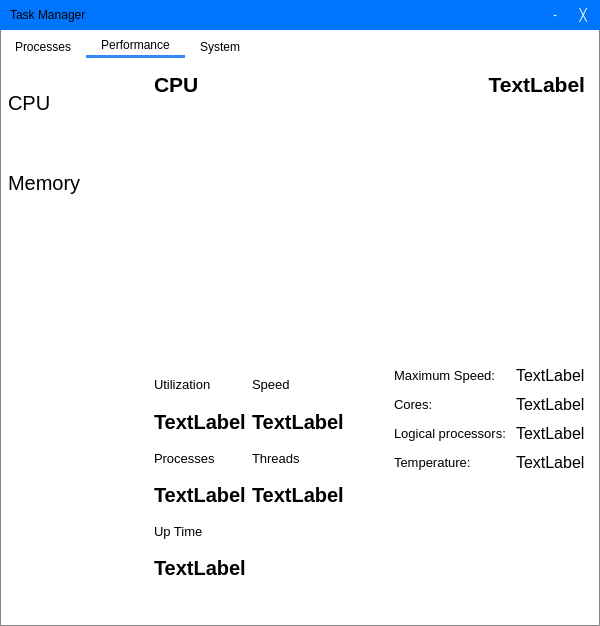
<?xml version="1.0" encoding="UTF-8"?>
<ui version="4.0">
 <class>MainWindow</class>
 <widget class="QMainWindow" name="MainWindow">
  <property name="geometry">
   <rect>
    <x>0</x>
    <y>0</y>
    <width>600</width>
    <height>626</height>
   </rect>
  </property>
  <property name="minimumSize">
   <size>
    <width>590</width>
    <height>540</height>
   </size>
  </property>
  <property name="windowTitle">
   <string>TaskManager</string>
  </property>
  <property name="styleSheet">
   <string notr="true">QMainWindow{
	background-color:white;
	border-radius:1px;
	border:1px solid rgb(130, 130, 130);
}

QTabBar::tab{
	color:black;
	background: transparent;
	border: none;
	padding-left: 15px;
	padding-right: 15px;
	padding-top: 3px;
	padding-bottom: 3px;
}

QTabBar::tab:selected {
	border-bottom : 3px solid rgb(51, 136, 255);
	padding-bottom: 3px;
}

QTabBar::tab:hover:!selected{
	color:rgb(190, 190, 190);
	padding-bottom: 3px;
}

QTabWidget::pane{
	border:none;
}

QTreeView::item:selected{
	background-color: rgb(205,232,255);
	color:black;
}

QTreeView::item:hover:!selected {
    background-color: rgb(229, 243, 255);
} 

QTreeView::item{
	min-height:30px;
}

QTreeView::branch:selected{
	background:rgb(205,232,255);
}

QTreeView::branch:hover:!selected{
	background:rgb(229, 243, 255);
}

QHeaderView::section {
	min-height:50px;
	border:none;
	border-right:1px solid qlineargradient(spread:pad, x1:0.484, y1:0.994318, x2:0.489, y2:0.244, stop:0 rgba(165, 165, 165, 255), stop:1 rgba(255, 255, 255, 255));
	border-bottom:1px solid rgb(189, 189, 189);
	background-color:white;
}

QHeaderView::section:hover{
	background-color:rgb(229, 243, 255);
}


QPushButton{
 	background-color:rgb(51,133,255);
	border:none;
	color:rgb(255,255,255);
	font: 16pt &quot;Segoe UI&quot;;
}

QPushButton:hover{
	background-color:rgb(49,126,243);
	border:none
}

QPushButton:pressed{
	background-color:rgb(48,117,220);
	border:none}

QPushButton#minimizeButton{
	background:transparent;
	border:none;
	color:rgb(255,255,255);
	font: 20pt &quot;Segoe UI&quot;;
}
QPushButton#minimizeButton:hover{
	background-color:rgba(255,255,255,150);
}
QPushButton#minimizeButton:pressed{
	background-color:rgba(255,255,255,120);
}

QPushButton#closeButton{
	background:transparent;
	border:none;
	color:rgb(255,255,255);
	font: 20pt &quot;Segoe UI&quot;;
}
QPushButton#closeButton:hover{
	background-color:rgba(255,255,255,150);
}
QPushButton#closeButton:pressed{
	background-color:rgba(255,255,255,120);
}

QLabel#titleLabel{
	font:16pt white &quot;Segoe UI&quot; ;
}

QWidget#titleWidget{
	background-color:rgb(0, 118, 255);
}

QListView{
	background:transparent;
	border:none;
}

QListView::item:selected{
	background-color: rgb(205,232,255);
	color:black;
	border:1px solid rgb(17, 125, 187);
}

QListView::item:hover:!selected {
   background-color: rgb(229, 243, 255);
	border:1px solid rgb(17, 125, 187);
} 

QListView::item{
	min-height:80px;
}

</string>
  </property>
  <widget class="QWidget" name="centralWidget">
   <property name="styleSheet">
    <string notr="true"/>
   </property>
   <layout class="QVBoxLayout" name="verticalLayout">
    <property name="spacing">
     <number>5</number>
    </property>
    <property name="leftMargin">
     <number>0</number>
    </property>
    <property name="topMargin">
     <number>0</number>
    </property>
    <property name="rightMargin">
     <number>0</number>
    </property>
    <property name="bottomMargin">
     <number>0</number>
    </property>
    <item>
     <widget class="QWidget" name="titleWidget" native="true">
      <property name="minimumSize">
       <size>
        <width>0</width>
        <height>30</height>
       </size>
      </property>
      <property name="maximumSize">
       <size>
        <width>16777215</width>
        <height>30</height>
       </size>
      </property>
      <property name="styleSheet">
       <string notr="true"/>
      </property>
      <layout class="QHBoxLayout" name="horizontalLayout_2" stretch="3,1,1">
       <property name="spacing">
        <number>0</number>
       </property>
       <property name="leftMargin">
        <number>10</number>
       </property>
       <property name="topMargin">
        <number>0</number>
       </property>
       <property name="rightMargin">
        <number>0</number>
       </property>
       <property name="bottomMargin">
        <number>0</number>
       </property>
       <item>
        <widget class="QLabel" name="titleLabel">
         <property name="text">
          <string>Task Manager</string>
         </property>
        </widget>
       </item>
       <item>
        <widget class="QPushButton" name="minimizeButton">
         <property name="maximumSize">
          <size>
           <width>30</width>
           <height>16777215</height>
          </size>
         </property>
         <property name="text">
          <string>-</string>
         </property>
        </widget>
       </item>
       <item>
        <widget class="QPushButton" name="closeButton">
         <property name="maximumSize">
          <size>
           <width>30</width>
           <height>16777215</height>
          </size>
         </property>
         <property name="text">
          <string>╳ </string>
         </property>
        </widget>
       </item>
      </layout>
     </widget>
    </item>
    <item>
     <widget class="QTabWidget" name="centralTabWidget">
      <property name="styleSheet">
       <string notr="true"/>
      </property>
      <property name="currentIndex">
       <number>1</number>
      </property>
      <widget class="QWidget" name="processTab">
       <attribute name="title">
        <string>Processes</string>
       </attribute>
       <layout class="QVBoxLayout" name="verticalLayout_2">
        <property name="spacing">
         <number>0</number>
        </property>
        <property name="leftMargin">
         <number>0</number>
        </property>
        <property name="topMargin">
         <number>0</number>
        </property>
        <property name="rightMargin">
         <number>0</number>
        </property>
        <property name="bottomMargin">
         <number>0</number>
        </property>
        <item>
         <widget class="QTreeView" name="processView"/>
        </item>
        <item>
         <widget class="QWidget" name="killProcessWidget" native="true">
          <layout class="QHBoxLayout" name="horizontalLayout">
           <property name="spacing">
            <number>0</number>
           </property>
           <property name="leftMargin">
            <number>480</number>
           </property>
           <property name="topMargin">
            <number>8</number>
           </property>
           <property name="rightMargin">
            <number>30</number>
           </property>
           <property name="bottomMargin">
            <number>8</number>
           </property>
           <item>
            <widget class="QPushButton" name="killProcessButton">
             <property name="text">
              <string>Kill</string>
             </property>
            </widget>
           </item>
          </layout>
         </widget>
        </item>
       </layout>
      </widget>
      <widget class="QWidget" name="performanceTab">
       <attribute name="title">
        <string>Performance</string>
       </attribute>
       <layout class="QHBoxLayout" name="horizontalLayout_3" stretch="1,0">
        <property name="spacing">
         <number>10</number>
        </property>
        <property name="leftMargin">
         <number>5</number>
        </property>
        <property name="topMargin">
         <number>5</number>
        </property>
        <property name="rightMargin">
         <number>15</number>
        </property>
        <property name="bottomMargin">
         <number>0</number>
        </property>
        <item>
         <widget class="QListWidget" name="usageOptionList">
          <property name="viewMode">
           <enum>QListView::ListMode</enum>
          </property>
          <item>
           <property name="text">
            <string>CPU</string>
           </property>
           <property name="font">
            <font>
             <pointsize>15</pointsize>
            </font>
           </property>
          </item>
          <item>
           <property name="text">
            <string>Memory</string>
           </property>
           <property name="font">
            <font>
             <pointsize>15</pointsize>
            </font>
           </property>
          </item>
         </widget>
        </item>
        <item>
         <widget class="QStackedWidget" name="stackedWidget">
          <property name="currentIndex">
           <number>0</number>
          </property>
          <widget class="QWidget" name="cpuPage">
           <layout class="QVBoxLayout" name="verticalLayout_4" stretch="1,6,6">
            <property name="spacing">
             <number>0</number>
            </property>
            <property name="leftMargin">
             <number>0</number>
            </property>
            <property name="topMargin">
             <number>0</number>
            </property>
            <property name="rightMargin">
             <number>0</number>
            </property>
            <property name="bottomMargin">
             <number>0</number>
            </property>
            <item>
             <layout class="QHBoxLayout" name="horizontalLayout_4" stretch="1,5">
              <property name="spacing">
               <number>0</number>
              </property>
              <property name="leftMargin">
               <number>5</number>
              </property>
              <item>
               <widget class="QLabel" name="cpuLabel">
                <property name="palette">
                 <palette>
                  <active/>
                  <inactive/>
                  <disabled/>
                 </palette>
                </property>
                <property name="font">
                 <font>
                  <family>Segoe UI</family>
                  <pointsize>16</pointsize>
                  <weight>75</weight>
                  <bold>true</bold>
                 </font>
                </property>
                <property name="text">
                 <string>CPU</string>
                </property>
               </widget>
              </item>
              <item>
               <widget class="QLabel" name="cpuName">
                <property name="palette">
                 <palette>
                  <active/>
                  <inactive/>
                  <disabled/>
                 </palette>
                </property>
                <property name="font">
                 <font>
                  <family>Segoe UI</family>
                  <pointsize>16</pointsize>
                  <weight>75</weight>
                  <bold>true</bold>
                 </font>
                </property>
                <property name="text">
                 <string>TextLabel</string>
                </property>
                <property name="alignment">
                 <set>Qt::AlignRight|Qt::AlignTrailing|Qt::AlignVCenter</set>
                </property>
               </widget>
              </item>
             </layout>
            </item>
            <item>
             <widget class="UsagePlot" name="cpuUsagePLot" native="true"/>
            </item>
            <item>
             <layout class="QHBoxLayout" name="horizontalLayout_5">
              <property name="spacing">
               <number>10</number>
              </property>
              <property name="leftMargin">
               <number>5</number>
              </property>
              <item>
               <layout class="QVBoxLayout" name="verticalLayout_3" stretch="4,1,1">
                <property name="spacing">
                 <number>0</number>
                </property>
                <property name="bottomMargin">
                 <number>40</number>
                </property>
                <item>
                 <layout class="QGridLayout" name="gridLayout">
                  <property name="verticalSpacing">
                   <number>0</number>
                  </property>
                  <item row="0" column="1">
                   <widget class="QLabel" name="label_3">
                    <property name="palette">
                     <palette>
                      <active/>
                      <inactive/>
                      <disabled/>
                     </palette>
                    </property>
                    <property name="font">
                     <font>
                      <family>Segoe UI</family>
                      <pointsize>10</pointsize>
                     </font>
                    </property>
                    <property name="text">
                     <string>Speed</string>
                    </property>
                   </widget>
                  </item>
                  <item row="0" column="0">
                   <widget class="QLabel" name="label_2">
                    <property name="palette">
                     <palette>
                      <active/>
                      <inactive/>
                      <disabled/>
                     </palette>
                    </property>
                    <property name="font">
                     <font>
                      <family>Segoe UI</family>
                      <pointsize>10</pointsize>
                     </font>
                    </property>
                    <property name="text">
                     <string>Utilization</string>
                    </property>
                   </widget>
                  </item>
                  <item row="3" column="0">
                   <widget class="QLabel" name="processes">
                    <property name="font">
                     <font>
                      <family>Segoe UI</family>
                      <pointsize>15</pointsize>
                      <weight>75</weight>
                      <bold>true</bold>
                     </font>
                    </property>
                    <property name="text">
                     <string>TextLabel</string>
                    </property>
                   </widget>
                  </item>
                  <item row="1" column="0">
                   <widget class="QLabel" name="utilization">
                    <property name="font">
                     <font>
                      <family>Segoe UI</family>
                      <pointsize>15</pointsize>
                      <weight>75</weight>
                      <bold>true</bold>
                     </font>
                    </property>
                    <property name="text">
                     <string>TextLabel</string>
                    </property>
                   </widget>
                  </item>
                  <item row="3" column="1">
                   <widget class="QLabel" name="threads">
                    <property name="font">
                     <font>
                      <family>Segoe UI</family>
                      <pointsize>15</pointsize>
                      <weight>75</weight>
                      <bold>true</bold>
                     </font>
                    </property>
                    <property name="text">
                     <string>TextLabel</string>
                    </property>
                   </widget>
                  </item>
                  <item row="1" column="1">
                   <widget class="QLabel" name="speed">
                    <property name="font">
                     <font>
                      <family>Segoe UI</family>
                      <pointsize>15</pointsize>
                      <weight>75</weight>
                      <bold>true</bold>
                     </font>
                    </property>
                    <property name="text">
                     <string>TextLabel</string>
                    </property>
                   </widget>
                  </item>
                  <item row="2" column="0">
                   <widget class="QLabel" name="label_15">
                    <property name="palette">
                     <palette>
                      <active/>
                      <inactive/>
                      <disabled/>
                     </palette>
                    </property>
                    <property name="font">
                     <font>
                      <family>Segoe UI</family>
                      <pointsize>10</pointsize>
                     </font>
                    </property>
                    <property name="text">
                     <string>Processes</string>
                    </property>
                   </widget>
                  </item>
                  <item row="2" column="1">
                   <widget class="QLabel" name="label_16">
                    <property name="palette">
                     <palette>
                      <active/>
                      <inactive/>
                      <disabled/>
                     </palette>
                    </property>
                    <property name="font">
                     <font>
                      <family>Segoe UI</family>
                      <pointsize>10</pointsize>
                     </font>
                    </property>
                    <property name="text">
                     <string>Threads</string>
                    </property>
                   </widget>
                  </item>
                 </layout>
                </item>
                <item>
                 <widget class="QLabel" name="label_12">
                  <property name="palette">
                   <palette>
                    <active/>
                    <inactive/>
                    <disabled/>
                   </palette>
                  </property>
                  <property name="font">
                   <font>
                    <family>Segoe UI</family>
                    <pointsize>10</pointsize>
                   </font>
                  </property>
                  <property name="text">
                   <string>Up Time</string>
                  </property>
                 </widget>
                </item>
                <item>
                 <widget class="QLabel" name="upTime">
                  <property name="font">
                   <font>
                    <family>Segoe UI</family>
                    <pointsize>15</pointsize>
                    <weight>75</weight>
                    <bold>true</bold>
                   </font>
                  </property>
                  <property name="text">
                   <string>TextLabel</string>
                  </property>
                 </widget>
                </item>
               </layout>
              </item>
              <item>
               <spacer name="horizontalSpacer">
                <property name="orientation">
                 <enum>Qt::Horizontal</enum>
                </property>
                <property name="sizeHint" stdset="0">
                 <size>
                  <width>40</width>
                  <height>20</height>
                 </size>
                </property>
               </spacer>
              </item>
              <item>
               <layout class="QFormLayout" name="formLayout">
                <property name="horizontalSpacing">
                 <number>10</number>
                </property>
                <property name="verticalSpacing">
                 <number>10</number>
                </property>
                <item row="0" column="0">
                 <widget class="QLabel" name="label_6">
                  <property name="palette">
                   <palette>
                    <active/>
                    <inactive/>
                    <disabled/>
                   </palette>
                  </property>
                  <property name="font">
                   <font>
                    <family>Segoe UI</family>
                    <pointsize>10</pointsize>
                   </font>
                  </property>
                  <property name="text">
                   <string>Maximum Speed:</string>
                  </property>
                 </widget>
                </item>
                <item row="1" column="0">
                 <widget class="QLabel" name="label_7">
                  <property name="palette">
                   <palette>
                    <active/>
                    <inactive/>
                    <disabled/>
                   </palette>
                  </property>
                  <property name="font">
                   <font>
                    <family>Segoe UI</family>
                    <pointsize>10</pointsize>
                   </font>
                  </property>
                  <property name="text">
                   <string>Cores:</string>
                  </property>
                 </widget>
                </item>
                <item row="2" column="0">
                 <widget class="QLabel" name="label_8">
                  <property name="palette">
                   <palette>
                    <active/>
                    <inactive/>
                    <disabled/>
                   </palette>
                  </property>
                  <property name="font">
                   <font>
                    <family>Segoe UI</family>
                    <pointsize>10</pointsize>
                   </font>
                  </property>
                  <property name="text">
                   <string>Logical processors:</string>
                  </property>
                 </widget>
                </item>
                <item row="0" column="1">
                 <widget class="QLabel" name="maxSpeed">
                  <property name="font">
                   <font>
                    <family>Segoe UI</family>
                    <pointsize>12</pointsize>
                    <weight>50</weight>
                    <bold>false</bold>
                   </font>
                  </property>
                  <property name="text">
                   <string>TextLabel</string>
                  </property>
                 </widget>
                </item>
                <item row="1" column="1">
                 <widget class="QLabel" name="cores">
                  <property name="font">
                   <font>
                    <family>Segoe UI</family>
                    <pointsize>12</pointsize>
                    <weight>50</weight>
                    <bold>false</bold>
                   </font>
                  </property>
                  <property name="text">
                   <string>TextLabel</string>
                  </property>
                 </widget>
                </item>
                <item row="2" column="1">
                 <widget class="QLabel" name="logicalProcessors">
                  <property name="font">
                   <font>
                    <family>Segoe UI</family>
                    <pointsize>12</pointsize>
                    <weight>50</weight>
                    <bold>false</bold>
                   </font>
                  </property>
                  <property name="text">
                   <string>TextLabel</string>
                  </property>
                 </widget>
                </item>
                <item row="3" column="0">
                 <widget class="QLabel" name="label_17">
                  <property name="palette">
                   <palette>
                    <active/>
                    <inactive/>
                    <disabled/>
                   </palette>
                  </property>
                  <property name="font">
                   <font>
                    <family>Segoe UI</family>
                    <pointsize>10</pointsize>
                   </font>
                  </property>
                  <property name="text">
                   <string>Temperature:</string>
                  </property>
                 </widget>
                </item>
                <item row="3" column="1">
                 <widget class="QLabel" name="temperature">
                  <property name="font">
                   <font>
                    <family>Segoe UI</family>
                    <pointsize>12</pointsize>
                    <weight>50</weight>
                    <bold>false</bold>
                   </font>
                  </property>
                  <property name="text">
                   <string>TextLabel</string>
                  </property>
                 </widget>
                </item>
               </layout>
              </item>
             </layout>
            </item>
           </layout>
          </widget>
          <widget class="QWidget" name="memoryPage">
           <layout class="QVBoxLayout" name="verticalLayout_6" stretch="1,6,6">
            <property name="spacing">
             <number>0</number>
            </property>
            <property name="leftMargin">
             <number>0</number>
            </property>
            <property name="topMargin">
             <number>0</number>
            </property>
            <property name="rightMargin">
             <number>0</number>
            </property>
            <property name="bottomMargin">
             <number>0</number>
            </property>
            <item>
             <layout class="QHBoxLayout" name="horizontalLayout_6" stretch="1,5">
              <property name="spacing">
               <number>0</number>
              </property>
              <property name="leftMargin">
               <number>5</number>
              </property>
              <item>
               <widget class="QLabel" name="memoryLabel">
                <property name="palette">
                 <palette>
                  <active/>
                  <inactive/>
                  <disabled/>
                 </palette>
                </property>
                <property name="font">
                 <font>
                  <family>Segoe UI</family>
                  <pointsize>16</pointsize>
                  <weight>75</weight>
                  <bold>true</bold>
                 </font>
                </property>
                <property name="text">
                 <string>Memory</string>
                </property>
               </widget>
              </item>
              <item>
               <widget class="QLabel" name="memoryName">
                <property name="palette">
                 <palette>
                  <active/>
                  <inactive/>
                  <disabled/>
                 </palette>
                </property>
                <property name="font">
                 <font>
                  <family>Segoe UI</family>
                  <pointsize>16</pointsize>
                  <weight>75</weight>
                  <bold>true</bold>
                 </font>
                </property>
                <property name="text">
                 <string>TextLabel</string>
                </property>
                <property name="alignment">
                 <set>Qt::AlignRight|Qt::AlignTrailing|Qt::AlignVCenter</set>
                </property>
               </widget>
              </item>
             </layout>
            </item>
            <item>
             <widget class="UsagePlot" name="memoryUsagePlot" native="true"/>
            </item>
            <item>
             <layout class="QHBoxLayout" name="horizontalLayout_7">
              <property name="spacing">
               <number>10</number>
              </property>
              <property name="leftMargin">
               <number>5</number>
              </property>
              <item>
               <layout class="QGridLayout" name="gridLayout_2">
                <property name="bottomMargin">
                 <number>40</number>
                </property>
                <property name="horizontalSpacing">
                 <number>5</number>
                </property>
                <property name="verticalSpacing">
                 <number>0</number>
                </property>
                <item row="0" column="1">
                 <widget class="QLabel" name="label_4">
                  <property name="palette">
                   <palette>
                    <active/>
                    <inactive/>
                    <disabled/>
                   </palette>
                  </property>
                  <property name="font">
                   <font>
                    <family>Segoe UI</family>
                    <pointsize>10</pointsize>
                   </font>
                  </property>
                  <property name="text">
                   <string>Available</string>
                  </property>
                 </widget>
                </item>
                <item row="0" column="0">
                 <widget class="QLabel" name="label_5">
                  <property name="palette">
                   <palette>
                    <active/>
                    <inactive/>
                    <disabled/>
                   </palette>
                  </property>
                  <property name="font">
                   <font>
                    <family>Segoe UI</family>
                    <pointsize>10</pointsize>
                   </font>
                  </property>
                  <property name="text">
                   <string>Used</string>
                  </property>
                 </widget>
                </item>
                <item row="3" column="0">
                 <widget class="QLabel" name="processes_2">
                  <property name="font">
                   <font>
                    <family>Segoe UI</family>
                    <pointsize>15</pointsize>
                    <weight>75</weight>
                    <bold>true</bold>
                   </font>
                  </property>
                  <property name="text">
                   <string/>
                  </property>
                 </widget>
                </item>
                <item row="1" column="0">
                 <widget class="QLabel" name="usedMemory">
                  <property name="font">
                   <font>
                    <family>Segoe UI</family>
                    <pointsize>15</pointsize>
                    <weight>75</weight>
                    <bold>true</bold>
                   </font>
                  </property>
                  <property name="text">
                   <string>TextLabel</string>
                  </property>
                 </widget>
                </item>
                <item row="3" column="1">
                 <widget class="QLabel" name="threads_2">
                  <property name="font">
                   <font>
                    <family>Segoe UI</family>
                    <pointsize>15</pointsize>
                    <weight>75</weight>
                    <bold>true</bold>
                   </font>
                  </property>
                  <property name="text">
                   <string/>
                  </property>
                 </widget>
                </item>
                <item row="1" column="1">
                 <widget class="QLabel" name="availableMemory">
                  <property name="font">
                   <font>
                    <family>Segoe UI</family>
                    <pointsize>15</pointsize>
                    <weight>75</weight>
                    <bold>true</bold>
                   </font>
                  </property>
                  <property name="text">
                   <string>TextLabel</string>
                  </property>
                 </widget>
                </item>
                <item row="2" column="0">
                 <widget class="QLabel" name="label_18">
                  <property name="palette">
                   <palette>
                    <active/>
                    <inactive/>
                    <disabled/>
                   </palette>
                  </property>
                  <property name="font">
                   <font>
                    <family>Segoe UI</family>
                    <pointsize>10</pointsize>
                   </font>
                  </property>
                  <property name="text">
                   <string>Reserved</string>
                  </property>
                 </widget>
                </item>
                <item row="2" column="1">
                 <widget class="QLabel" name="label_19">
                  <property name="palette">
                   <palette>
                    <active/>
                    <inactive/>
                    <disabled/>
                   </palette>
                  </property>
                  <property name="font">
                   <font>
                    <family>Segoe UI</family>
                    <pointsize>10</pointsize>
                   </font>
                  </property>
                  <property name="text">
                   <string>Reserved</string>
                  </property>
                 </widget>
                </item>
               </layout>
              </item>
              <item>
               <spacer name="horizontalSpacer_2">
                <property name="orientation">
                 <enum>Qt::Horizontal</enum>
                </property>
                <property name="sizeHint" stdset="0">
                 <size>
                  <width>40</width>
                  <height>20</height>
                 </size>
                </property>
               </spacer>
              </item>
              <item>
               <layout class="QFormLayout" name="formLayout_2">
                <property name="horizontalSpacing">
                 <number>10</number>
                </property>
                <property name="verticalSpacing">
                 <number>10</number>
                </property>
                <item row="0" column="0">
                 <widget class="QLabel" name="label_9">
                  <property name="palette">
                   <palette>
                    <active/>
                    <inactive/>
                    <disabled/>
                   </palette>
                  </property>
                  <property name="font">
                   <font>
                    <family>Segoe UI</family>
                    <pointsize>10</pointsize>
                   </font>
                  </property>
                  <property name="text">
                   <string>Speed:</string>
                  </property>
                 </widget>
                </item>
                <item row="1" column="0">
                 <widget class="QLabel" name="label_10">
                  <property name="palette">
                   <palette>
                    <active/>
                    <inactive/>
                    <disabled/>
                   </palette>
                  </property>
                  <property name="font">
                   <font>
                    <family>Segoe UI</family>
                    <pointsize>10</pointsize>
                   </font>
                  </property>
                  <property name="text">
                   <string>Sockets:</string>
                  </property>
                 </widget>
                </item>
                <item row="2" column="0">
                 <widget class="QLabel" name="label_11">
                  <property name="palette">
                   <palette>
                    <active/>
                    <inactive/>
                    <disabled/>
                   </palette>
                  </property>
                  <property name="font">
                   <font>
                    <family>Segoe UI</family>
                    <pointsize>10</pointsize>
                   </font>
                  </property>
                  <property name="text">
                   <string>Reserved:</string>
                  </property>
                 </widget>
                </item>
                <item row="0" column="1">
                 <widget class="QLabel" name="maxSpeed_2">
                  <property name="font">
                   <font>
                    <family>Segoe UI</family>
                    <pointsize>12</pointsize>
                    <weight>50</weight>
                    <bold>false</bold>
                   </font>
                  </property>
                  <property name="text">
                   <string>TextLabel</string>
                  </property>
                 </widget>
                </item>
                <item row="1" column="1">
                 <widget class="QLabel" name="cores_2">
                  <property name="font">
                   <font>
                    <family>Segoe UI</family>
                    <pointsize>12</pointsize>
                    <weight>50</weight>
                    <bold>false</bold>
                   </font>
                  </property>
                  <property name="text">
                   <string>TextLabel</string>
                  </property>
                 </widget>
                </item>
                <item row="2" column="1">
                 <widget class="QLabel" name="logicalProcessors_2">
                  <property name="font">
                   <font>
                    <family>Segoe UI</family>
                    <pointsize>12</pointsize>
                    <weight>50</weight>
                    <bold>false</bold>
                   </font>
                  </property>
                  <property name="text">
                   <string/>
                  </property>
                 </widget>
                </item>
                <item row="3" column="0">
                 <widget class="QLabel" name="label_20">
                  <property name="palette">
                   <palette>
                    <active/>
                    <inactive/>
                    <disabled/>
                   </palette>
                  </property>
                  <property name="font">
                   <font>
                    <family>Segoe UI</family>
                    <pointsize>10</pointsize>
                   </font>
                  </property>
                  <property name="text">
                   <string>Reserved:</string>
                  </property>
                 </widget>
                </item>
                <item row="3" column="1">
                 <widget class="QLabel" name="temperature_2">
                  <property name="font">
                   <font>
                    <family>Segoe UI</family>
                    <pointsize>12</pointsize>
                    <weight>50</weight>
                    <bold>false</bold>
                   </font>
                  </property>
                  <property name="text">
                   <string/>
                  </property>
                 </widget>
                </item>
               </layout>
              </item>
             </layout>
            </item>
           </layout>
          </widget>
         </widget>
        </item>
       </layout>
      </widget>
      <widget class="QWidget" name="systemTab">
       <attribute name="title">
        <string>System</string>
       </attribute>
       <widget class="QTableView" name="tableView">
        <property name="geometry">
         <rect>
          <x>40</x>
          <y>40</y>
          <width>256</width>
          <height>192</height>
         </rect>
        </property>
       </widget>
      </widget>
     </widget>
    </item>
   </layout>
  </widget>
 </widget>
 <layoutdefault spacing="6" margin="11"/>
 <customwidgets>
  <customwidget>
   <class>UsagePlot</class>
   <extends>QWidget</extends>
   <header location="global">UsagePlot.h</header>
   <container>1</container>
  </customwidget>
 </customwidgets>
 <tabstops>
  <tabstop>centralTabWidget</tabstop>
  <tabstop>closeButton</tabstop>
  <tabstop>minimizeButton</tabstop>
  <tabstop>processView</tabstop>
  <tabstop>killProcessButton</tabstop>
  <tabstop>usageOptionList</tabstop>
  <tabstop>tableView</tabstop>
 </tabstops>
 <resources/>
 <connections/>
</ui>
